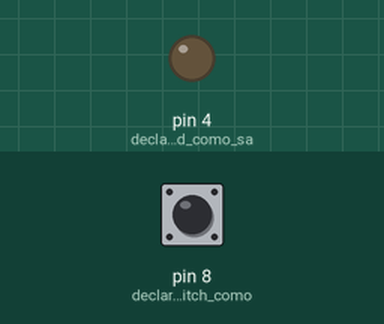
Simulated run of this sketch. Board: Arduino Uno, built with avr-gcc and run on an emulated ATmega328P. Shown: output pins drawn as LEDs (lit = HIGH). The test bench sets the inputs (shaded band); at power-on: pin 8 (declaramos_el_switch_como) LOW.

Above: at 1.2 s.
1.3 s: pin 8 (declaramos_el_switch_como) pulled HIGH for 0.15 s
At 1.9 s:
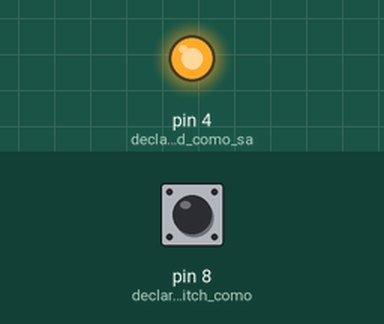
2.9 s: pin 8 (declaramos_el_switch_como) pulled HIGH for 1 s
At 4.3 s:
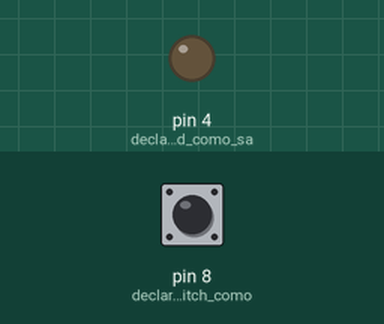
5.4 s: pin 8 (declaramos_el_switch_como) pulled HIGH for 3.2 s
At 6.2 s:
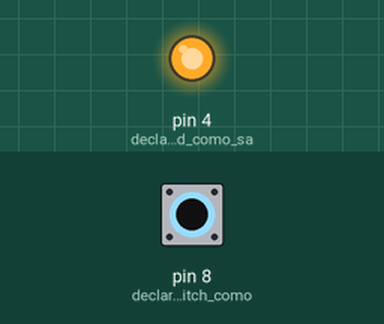
Timing chart, 0 to 8.4 s (numbered marks = the images above; inputs shaded):
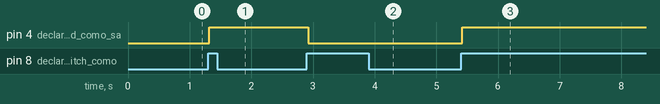

Measured:
- after the input at 1.3 s, pin 4 (declaramos_el_led_como_sa): LOW → HIGH at once
- after the input at 2.9 s, pin 4 (declaramos_el_led_como_sa): HIGH → LOW at once
- after the input at 5.4 s, pin 4 (declaramos_el_led_como_sa): LOW → HIGH at once

The sketch:

onoff-arduino.ino
```cpp
// Este codigo permite que el estado del foco quede activo con solo pulsar el switch una vez, y la otra pulsacion
// lo pone en estado low

int estado = 0;                 // Guarda el estado del boton
int estadoanterior = 0;         //Guarda el estado anterior del boton
int salida = 0;                 //0=Led apagado 1= Led encendido

void setup () {

    pinMode(8, INPUT);          //declaramos el switch como entrada
    pinMode(4, OUTPUT);         //declaramos el led como salida

}

void loop(){

    estado = digitalRead(8);    //Leer estado del switch
    if((estado ==HIGH) && (estadoanterior ==LOW)) {
        salida = 1 - salida;
        delay(20);
    }

    estadoanterior = estado;    //Guarda el valor actual
    if (salida==1) {            // si el estado esta en alto
        digitalWrite(4, HIGH);
    }
    else{
        digitalWrite(4, LOW);
    }

}
```
